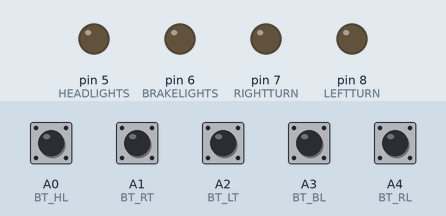
Bench run of a sketch on a simulated Arduino Uno, built with avr-gcc and run on an emulated ATmega328P. Shown: output pins drawn as LEDs (lit = HIGH). Dashed ring = blinking. Inputs (shaded band) come from the test bench; at power-on: A0 (BT_HL), A1 (BT_RT), A2 (BT_LT), A3 (BT_BL), A4 (BT_RL) HIGH.

Above: at 1.2 s.
1.3 s: A0 (BT_HL) pulled LOW for 0.15 s
At 1.69 s:
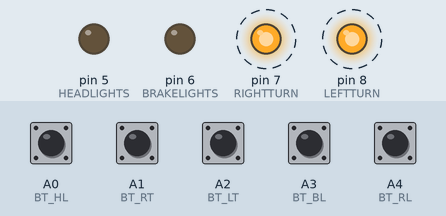
4.4 s: A3 (BT_BL) pulled LOW for 0.15 s
At 4.49 s:
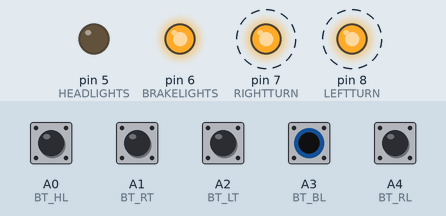
7.4 s: A4 (BT_RL) pulled LOW for 0.15 s
At 7.79 s:
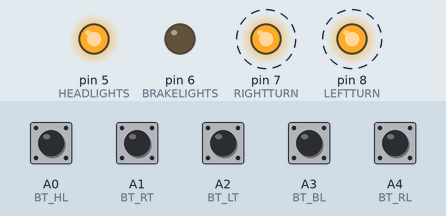
10.5 s: A3 (BT_BL) pulled LOW for 1 s
At 10.9 s:
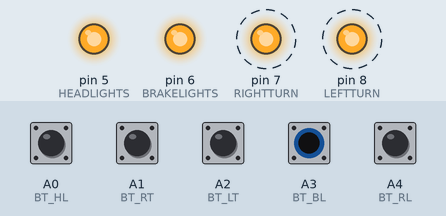
13.5 s: A0 (BT_HL) pulled LOW for 1 s
At 14.4 s:
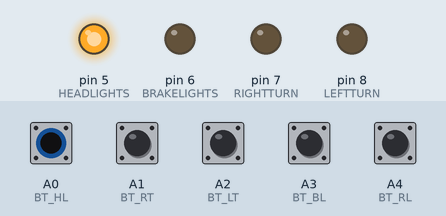
16.0 s: A1 (BT_RT) pulled LOW for 0.15 s
At 16.39 s:
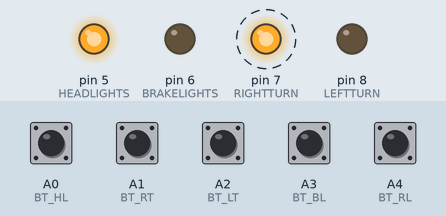
Timing chart, 0 to 20.1 s (numbered marks = the images above; inputs shaded):
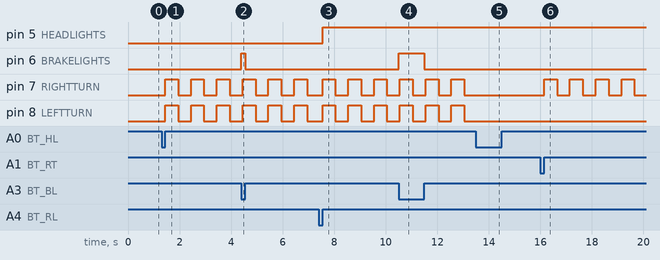

The sketch:

code.ino
```cpp
#include <Arduino.h>

#define HEADLIGHTS 5
#define BRAKELIGHTS 6
#define RIGHTTURN 7
#define LEFTTURN 8

#define BT_HL A0
#define BT_RT A1
#define BT_LT A2
#define BT_BL A3
#define BT_RL A4

bool frontState = false;
bool rightState = false;
bool leftState = false;
bool hazardState = false;

unsigned long lastBlinkTime = 0;
bool blinkState = false;

void setup() {
    pinMode(HEADLIGHTS, OUTPUT);
    pinMode(BRAKELIGHTS, OUTPUT);
    pinMode(RIGHTTURN, OUTPUT);
    pinMode(LEFTTURN, OUTPUT);

    pinMode(BT_HL, INPUT_PULLUP);
    pinMode(BT_RT, INPUT_PULLUP);
    pinMode(BT_LT, INPUT_PULLUP);
    pinMode(BT_BL, INPUT_PULLUP);
    pinMode(BT_RL, INPUT_PULLUP);

    digitalWrite(HEADLIGHTS, LOW);
    digitalWrite(BRAKELIGHTS, LOW);
    digitalWrite(RIGHTTURN, LOW);
    digitalWrite(LEFTTURN, LOW);
}

void loop() {
    if (pressed(BT_HL)) {
        hazardState = !hazardState;
        if (!hazardState) {
            digitalWrite(RIGHTTURN, LOW);
            digitalWrite(LEFTTURN, LOW);
        }
    }

    if (!hazardState) {
        if (pressed(BT_RT)) {
            rightState = !rightState;
            if (!rightState) digitalWrite(RIGHTTURN, LOW);
        }

        if (pressed(BT_LT)) {
            leftState = !leftState;
            if (!leftState) digitalWrite(LEFTTURN, LOW);
        }
    }

    if (pressed(BT_RL)) {
        frontState = !frontState;
        digitalWrite(HEADLIGHTS, frontState ? HIGH : LOW);
    }

    digitalWrite(BRAKELIGHTS, digitalRead(BT_BL) == LOW ? HIGH : LOW);

    if (hazardState) {
        hazardBlink();
    } else {
        if (rightState) blink(RIGHTTURN);
        if (leftState) blink(LEFTTURN);
    }
}

void blink(int relay) {
    static bool relayState = false;

    if (millis() - lastBlinkTime >= 500) {
        lastBlinkTime = millis();
        relayState = !relayState;
        digitalWrite(relay, relayState ? HIGH : LOW);
    }
}

void hazardBlink() {
    static bool relayState = false;

    if (millis() - lastBlinkTime >= 500) {
        lastBlinkTime = millis();
        relayState = !relayState;
        digitalWrite(RIGHTTURN, relayState ? HIGH : LOW);
        digitalWrite(LEFTTURN, relayState ? HIGH : LOW);
    }
}

bool pressed(int bt) {
    static bool lastState = HIGH;
    bool currentState = digitalRead(bt);

    if (lastState == HIGH && currentState == LOW) {
        delay(50);
        while (digitalRead(bt) == LOW);
        lastState = currentState;
        return true;
    }
    lastState = currentState;
    return false;
}
```

Measured:
- after the input at 1.3 s, pin 7 (RIGHTTURN), pin 8 (LEFTTURN): alternates HIGH for 0.50 s and LOW for 0.50 s, starting after 0.15 s
- after the input at 4.4 s, pin 6 (BRAKELIGHTS): LOW → HIGH at once, → LOW 0.15 s later
- after the input at 7.4 s, pin 5 (HEADLIGHTS): LOW → HIGH after 0.15 s
- after the input at 10.5 s, pin 6 (BRAKELIGHTS): LOW → HIGH at once, → LOW 1.0 s later
- after the input at 13.5 s, pin 7 (RIGHTTURN), pin 8 (LEFTTURN): stops changing and stays LOW
- after the input at 16.0 s, pin 7 (RIGHTTURN): alternates HIGH for 0.50 s and LOW for 0.50 s, starting after 0.15 s
